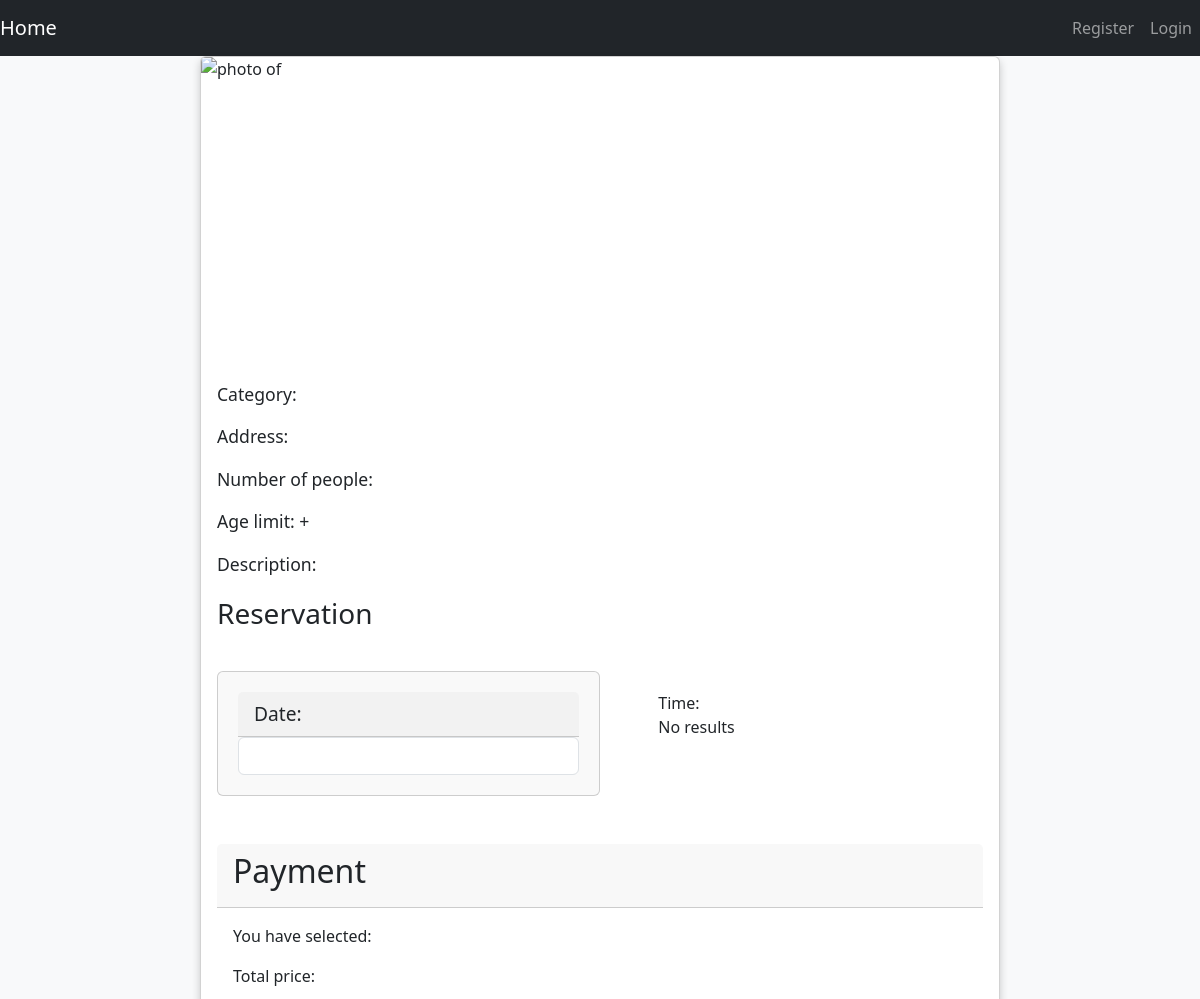
Before: /room/quest_info.php (upper part) with the older database file.
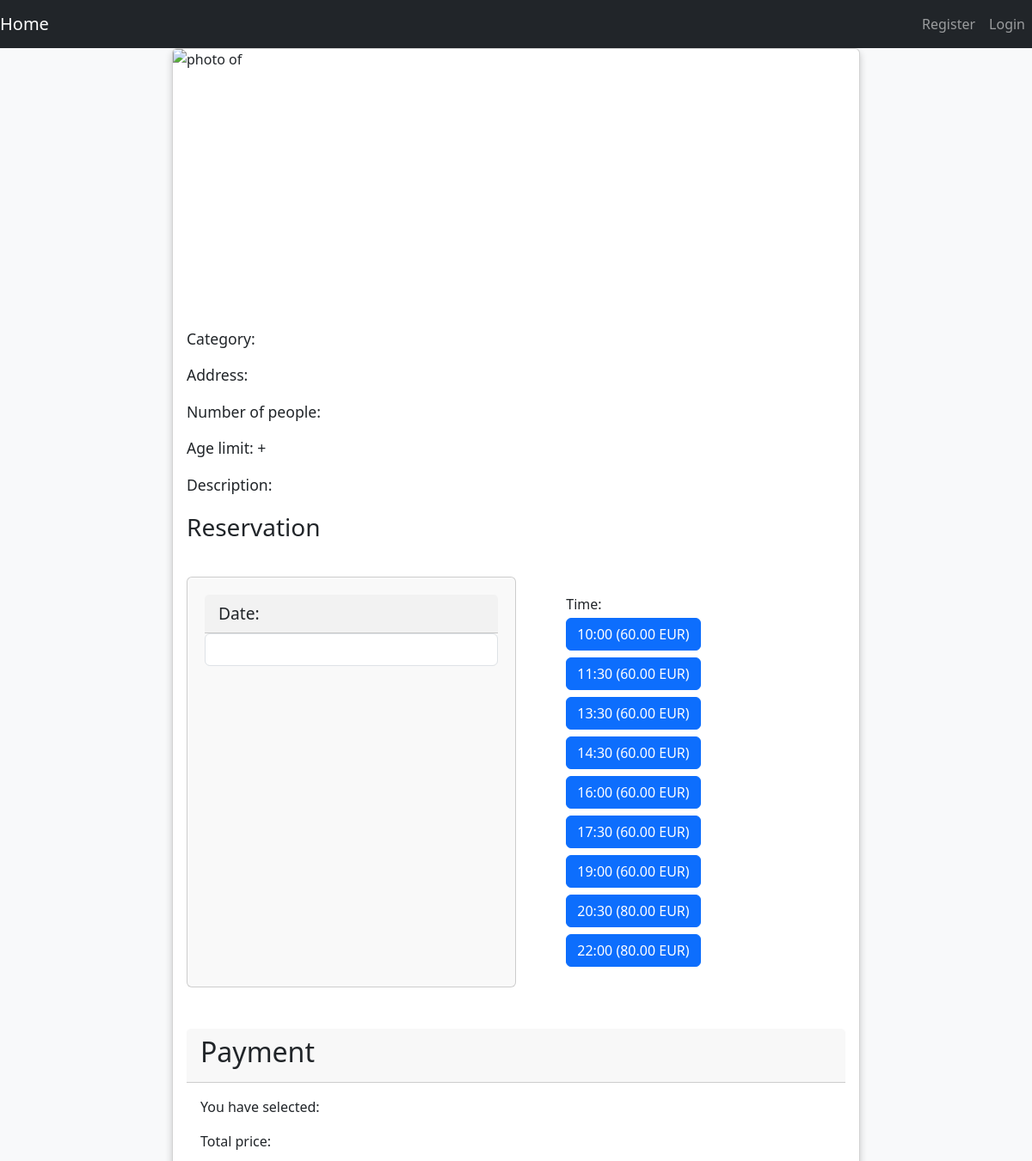
After: the same page with the newer database file.
### tables this page shows
CREATE TABLE `prices` (
  `ID` int(11) NOT NULL,
  `timePeriod` varchar(128) NOT NULL,
  `cost` double(4,2) NOT NULL
);

### room/quest_info.php (the view, shortened to what this page needs)
<?php
$name = "";
$category = "";
$address = "";
$peopleAmount = "";
$ageLimit = "";
$description = "";
$photoPath = "";
?>
    <?php
    include_once '../includes/header.php';
    ?>
<div style="display: flex; justify-content: center; align-items: center; min-height: 100vh; background-color: #f8f9fa;">
    <div class="card" style="width: 50rem; box-shadow: 0 4px 8px rgba(0, 0, 0, 0.2);">
        <img src="<?php echo $photoPath; ?>" class="card-img-top" alt="photo of <?php echo $name; ?>" style="width: 100%; height: 300px; object-fit: cover;">
        <div class="card-body">
            <p class="card-text" style="font-size: 1.1em;">Category: <strong><?php echo $category; ?></strong></p>
            <p class="card-text" style="font-size: 1.1em;">Address: <strong><?php echo $address; ?></strong></p>
            <p class="card-text" style="font-size: 1.1em;">Number of people: <strong><?php echo $peopleAmount; ?></strong></p>
            <p class="card-text" style="font-size: 1.1em;">Age limit: <strong><?php echo $ageLimit; ?></strong> +</p>
            <p class="card-text" style="font-size: 1.1em;">Description: <strong><?php echo $description; ?></strong></p>
            <form action="../room/reserve.php" method="post" id="payment-form">
                <h3 style="margin-top: 20px;">Reservation</h3>
                <div class="d-flex justify-content-between" style="margin-top: 20px;">
                    <div id="calendar-container" class="card" style="width: 50%; background-color: #f9f9f9; padding: 20px; margin-top: 20px;">
                        <label for="date" class="card-header" style="font-size: 1.2em;">Date:</label>
                        <input type="text" id="date" name="date" class="form-control">
                    </div>
                <br><br>
                <div style="width: 45%; padding: 20px; margin-top: 20px;">
                <label>Time:</label><br>
                <?php
                    include '../includes/dbcon.php';
                    $query = "SELECT timePeriod, cost FROM prices";
                    $result = mysqli_query($conn, $query);
                    if (mysqli_num_rows($result) > 0) {
                        while ($row = mysqli_fetch_assoc($result)) {
                            $time = $row['timePeriod'];
                            $cost = $row['cost'];
                            echo "<button type='button' class='btn btn-primary my-1 mb-1' name='time' value='$time' onclick='chooseTime(\"$time\", $cost, this)'>$time ($cost EUR)</button>";
                        }
                    } else {
                        echo "No results";
                    }
                ?>
                </div>
                </div>
                <br><br>
                <div class="modal-content card">
                    <div class="card-header">
                        <h2>Payment</h2>
                    </div>
                    <div class="card-body">
                        <p>You have selected: <span id="timePeriod"></span></p>
                        <p>Total price: <span id="cost"></span></p>
                    </div>
                </div>
            </form>
        </div>
    </div>
</div>
<?php
include_once '../includes/footer.php';
?>

Changed rows visible on the page:
added prices: timePeriod "10:00", cost "60.00"
added prices: timePeriod "11:30", cost "60.00"
added prices: timePeriod "13:30", cost "60.00"
added prices: timePeriod "14:30", cost "60.00"
added prices: timePeriod "16:00", cost "60.00"
added prices: timePeriod "17:30", cost "60.00"
added prices: timePeriod "19:00", cost "60.00"
added prices: timePeriod "20:30", cost "80.00"
added prices: timePeriod "22:00", cost "80.00"
Other visible differences:
text no longer shown: "No results"
